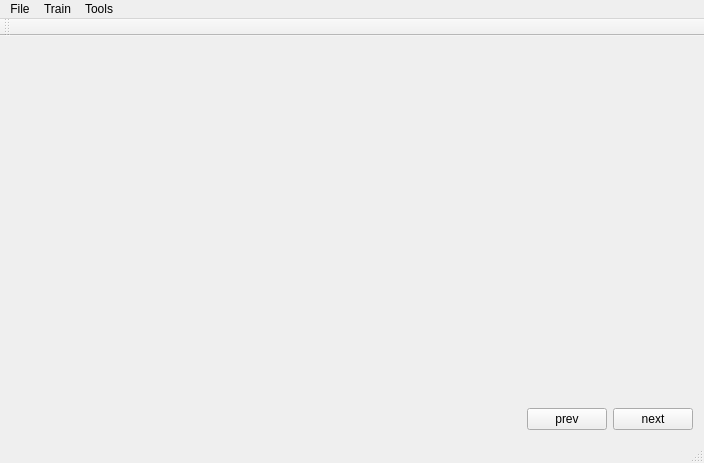
<?xml version="1.0" encoding="UTF-8"?>
<ui version="4.0">
 <class>MainWindow</class>
 <widget class="QMainWindow" name="MainWindow">
  <property name="geometry">
   <rect>
    <x>0</x>
    <y>0</y>
    <width>704</width>
    <height>463</height>
   </rect>
  </property>
  <property name="windowTitle">
   <string>ANPR Viewer</string>
  </property>
  <widget class="QWidget" name="centralWidget">
   <layout class="QHBoxLayout" name="horizontalLayout_2">
    <item>
     <layout class="QVBoxLayout" name="verticalLayout">
      <item>
       <layout class="QGridLayout" name="gridLayout">
        <item row="0" column="0">
         <widget class="QLabel" name="label_1">
          <property name="text">
           <string/>
          </property>
         </widget>
        </item>
        <item row="0" column="1">
         <widget class="QLabel" name="label_2">
          <property name="text">
           <string/>
          </property>
         </widget>
        </item>
        <item row="1" column="0">
         <widget class="QLabel" name="label_3">
          <property name="text">
           <string/>
          </property>
         </widget>
        </item>
        <item row="1" column="1">
         <widget class="QLabel" name="label_4">
          <property name="text">
           <string/>
          </property>
         </widget>
        </item>
       </layout>
      </item>
      <item>
       <layout class="QHBoxLayout" name="horizontalLayout">
        <property name="sizeConstraint">
         <enum>QLayout::SetMinimumSize</enum>
        </property>
        <item>
         <widget class="QLabel" name="pictPath">
          <property name="text">
           <string/>
          </property>
         </widget>
        </item>
        <item>
         <spacer name="horizontalSpacer">
          <property name="orientation">
           <enum>Qt::Horizontal</enum>
          </property>
          <property name="sizeHint" stdset="0">
           <size>
            <width>40</width>
            <height>20</height>
           </size>
          </property>
         </spacer>
        </item>
        <item>
         <widget class="QPushButton" name="prevBtn">
          <property name="text">
           <string>prev</string>
          </property>
         </widget>
        </item>
        <item>
         <widget class="QPushButton" name="nextBtn">
          <property name="text">
           <string>next</string>
          </property>
         </widget>
        </item>
       </layout>
      </item>
     </layout>
    </item>
   </layout>
  </widget>
  <widget class="QMenuBar" name="menuBar">
   <property name="geometry">
    <rect>
     <x>0</x>
     <y>0</y>
     <width>704</width>
     <height>21</height>
    </rect>
   </property>
   <widget class="QMenu" name="menuFile">
    <property name="title">
     <string>File</string>
    </property>
    <addaction name="actionOpen_Folder"/>
    <addaction name="actionOpen_File"/>
    <addaction name="actionAnalyze_Folder"/>
   </widget>
   <widget class="QMenu" name="menuTrain">
    <property name="title">
     <string>Train</string>
    </property>
    <addaction name="actionTrainPlates"/>
    <addaction name="actionTrainOCR"/>
   </widget>
   <widget class="QMenu" name="menuTools">
    <property name="title">
     <string>Tools</string>
    </property>
    <addaction name="actionSettings"/>
   </widget>
   <addaction name="menuFile"/>
   <addaction name="menuTrain"/>
   <addaction name="menuTools"/>
  </widget>
  <widget class="QToolBar" name="mainToolBar">
   <attribute name="toolBarArea">
    <enum>TopToolBarArea</enum>
   </attribute>
   <attribute name="toolBarBreak">
    <bool>false</bool>
   </attribute>
  </widget>
  <widget class="QStatusBar" name="statusBar"/>
  <action name="actionOpen_Folder">
   <property name="text">
    <string>Open Folder</string>
   </property>
  </action>
  <action name="actionTrainPlates">
   <property name="text">
    <string>Plates</string>
   </property>
  </action>
  <action name="actionTrainOCR">
   <property name="text">
    <string>OCR</string>
   </property>
  </action>
  <action name="actionSettings">
   <property name="text">
    <string>Settings</string>
   </property>
  </action>
  <action name="actionOpen_File">
   <property name="text">
    <string>Open File</string>
   </property>
  </action>
  <action name="actionAnalyze_Folder">
   <property name="text">
    <string>Analyze Folder</string>
   </property>
  </action>
 </widget>
 <layoutdefault spacing="6" margin="11"/>
 <resources/>
 <connections/>
</ui>
